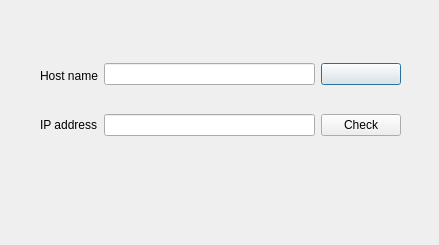
<?xml version="1.0" encoding="UTF-8"?>
<ui version="4.0">
 <class>Dialog</class>
 <widget class="QDialog" name="Dialog">
  <property name="geometry">
   <rect>
    <x>0</x>
    <y>0</y>
    <width>439</width>
    <height>245</height>
   </rect>
  </property>
  <property name="windowTitle">
   <string>Dialog</string>
  </property>
  <widget class="QWidget" name="">
   <property name="geometry">
    <rect>
     <x>40</x>
     <y>40</y>
     <width>361</width>
     <height>121</height>
    </rect>
   </property>
   <layout class="QHBoxLayout" name="horizontalLayout">
    <item>
     <layout class="QVBoxLayout" name="verticalLayout_2">
      <item>
       <spacer name="verticalSpacer_3">
        <property name="orientation">
         <enum>Qt::Vertical</enum>
        </property>
        <property name="sizeHint" stdset="0">
         <size>
          <width>20</width>
          <height>40</height>
         </size>
        </property>
       </spacer>
      </item>
      <item>
       <widget class="QLabel" name="label_2">
        <property name="text">
         <string>Host name</string>
        </property>
       </widget>
      </item>
      <item>
       <spacer name="verticalSpacer">
        <property name="orientation">
         <enum>Qt::Vertical</enum>
        </property>
        <property name="sizeHint" stdset="0">
         <size>
          <width>20</width>
          <height>40</height>
         </size>
        </property>
       </spacer>
      </item>
      <item>
       <widget class="QLabel" name="label">
        <property name="text">
         <string>IP address</string>
        </property>
       </widget>
      </item>
      <item>
       <spacer name="verticalSpacer_2">
        <property name="orientation">
         <enum>Qt::Vertical</enum>
        </property>
        <property name="sizeHint" stdset="0">
         <size>
          <width>20</width>
          <height>40</height>
         </size>
        </property>
       </spacer>
      </item>
     </layout>
    </item>
    <item>
     <layout class="QVBoxLayout" name="verticalLayout_3">
      <item>
       <widget class="QLineEdit" name="lineEdit"/>
      </item>
      <item>
       <widget class="QLineEdit" name="lineEdit_2"/>
      </item>
     </layout>
    </item>
    <item>
     <layout class="QVBoxLayout" name="verticalLayout">
      <item>
       <widget class="QPushButton" name="pushButton">
        <property name="enabled">
         <bool>true</bool>
        </property>
        <property name="text">
         <string/>
        </property>
       </widget>
      </item>
      <item>
       <widget class="QPushButton" name="pushButton_2">
        <property name="text">
         <string>Check</string>
        </property>
       </widget>
      </item>
     </layout>
    </item>
   </layout>
  </widget>
 </widget>
 <resources/>
 <connections/>
</ui>
